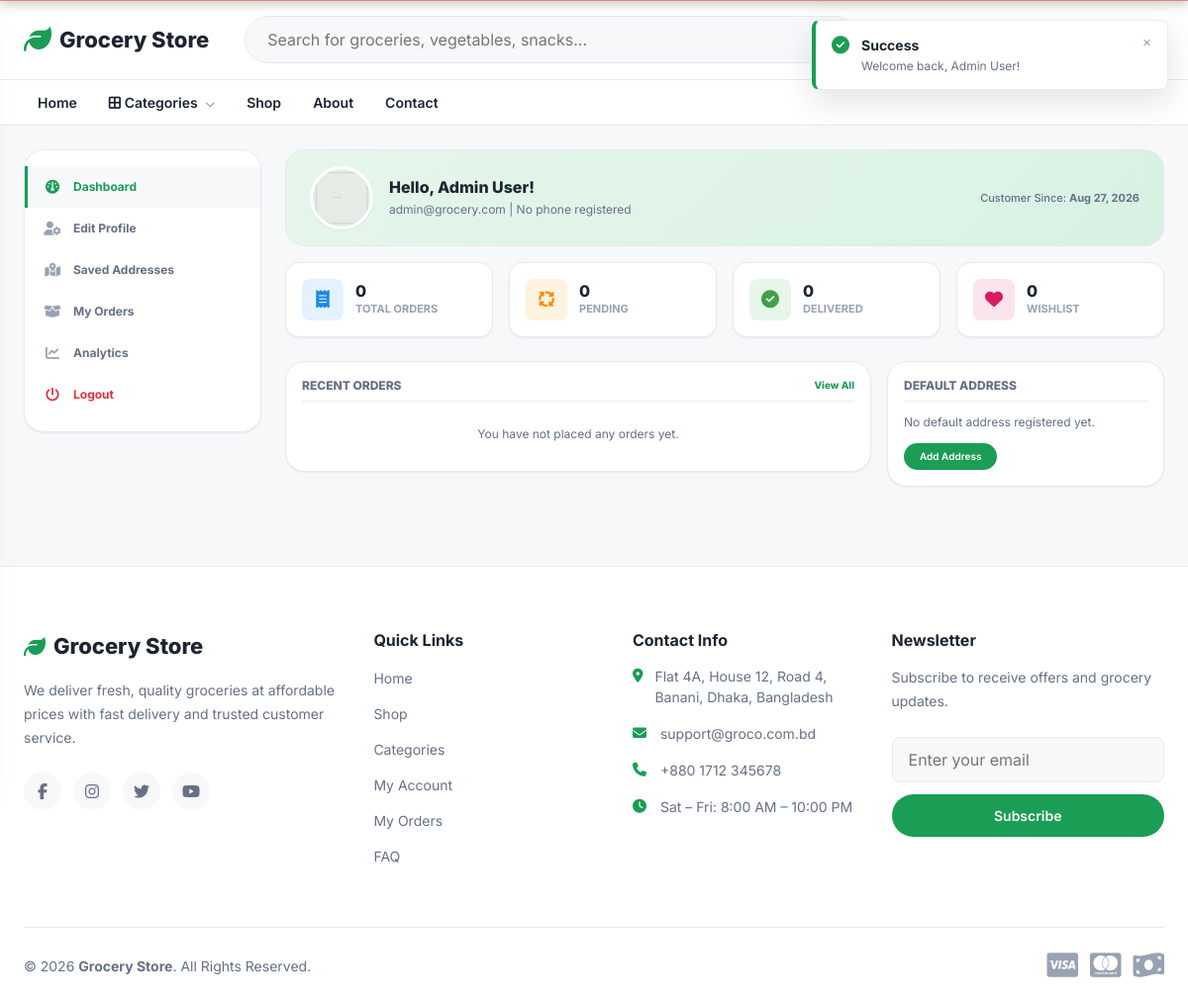
The app's page /account.php (signed in) with its own data.
### tables this page shows
CREATE TABLE `users` (
  `id` int(11) NOT NULL,
  `role_id` int(11) NOT NULL DEFAULT 2,
  `full_name` varchar(100) NOT NULL,
  `username` varchar(50) DEFAULT NULL,
  `email` varchar(150) NOT NULL,
  `phone` varchar(20) DEFAULT NULL,
  `gender` varchar(20) DEFAULT NULL,
  `dob` date DEFAULT NULL,
  `password` varchar(255) NOT NULL,
  `avatar` varchar(255) DEFAULT NULL,
  `wallet_balance` decimal(10,2) DEFAULT 0.00,
  `reward_points` int(11) DEFAULT 0,
  `is_verified` tinyint(1) DEFAULT 0,
  `phone_verified` tinyint(1) DEFAULT 0,
  `email_verified` tinyint(1) DEFAULT 0,
  `is_active` tinyint(1) DEFAULT 1,
  `is_banned` tinyint(1) DEFAULT 0,
  `banned_until` datetime DEFAULT NULL,
  `ban_reason` varchar(255) DEFAULT NULL,
  `remember_token` varchar(255) DEFAULT NULL,
  `failed_logins` int(11) DEFAULT 0,
  `last_password_change` datetime DEFAULT NULL,
  `last_login_at` datetime DEFAULT NULL,
  `created_at` timestamp NOT NULL DEFAULT current_timestamp(),
  `updated_at` timestamp NOT NULL DEFAULT current_timestamp() ON UPDATE current_timestamp(),
  `deleted_at` datetime DEFAULT NULL
);

### public/includes/helpers.php (called while the page is built, shortened)
<?php
function e(?string $value): string
{
    return htmlspecialchars($value ?? '', ENT_QUOTES, 'UTF-8');
}
function image_url(?string $path, string $placeholderCategory = 'ui'): string
{
    $fallbackPath = 'assets/images/' . $placeholderCategory . '/placeholder.png';
    $filePath = PUBLIC_PATH . '/' . $fallbackPath;
    $mtime = file_exists($filePath) ? filemtime($filePath) : time();
    return BASE_URL . '/' . $fallbackPath . '?v=' . $mtime;
}
function url_for(string $page): string
{
    return BASE_URL . '/' . ltrim($page, '/');
}

### public/includes/auth.php (called while the page is built, shortened)
<?php
function is_logged_in(): bool
{
    return !empty($_SESSION['user_id']);
}
function current_user_id(): ?int
{
    return isset($_SESSION['user_id']) ? (int) $_SESSION['user_id'] : null;
}
function current_user(bool $reset = false): ?array
{
    static $cached = null;
    static $resolved = false;
    if ($resolved) {
        return $cached;
    }
    $userId = current_user_id();
    $stmt = db()->prepare(
        'SELECT u.id, u.role_id, u.full_name, u.email, u.phone, u.avatar,
                u.is_verified, u.is_active, r.role_name
         FROM users u
         JOIN roles r ON r.id = u.role_id
         WHERE u.id = :id
         LIMIT 1'
    );
    $stmt->execute(['id' => $userId]);
    $user = $stmt->fetch();
    $cached = $user;
    return $cached;
}
function wishlist_item_count(): int
{
    $stmt = db()->prepare('SELECT COUNT(*) FROM wishlists WHERE user_id = :uid');
    $stmt->execute(['uid' => current_user_id()]);
    return (int) $stmt->fetchColumn();
}

### public/dbconnect.php (called while the page is built, shortened)
<?php
final class Database
{
    private static ?PDO $instance = null;
    public static function getConnection(): PDO
    {
        if (self::$instance === null) {
            $dsn = 'mysql:host=' . DB_HOST . ';dbname=' . DB_NAME . ';charset=' . DB_CHARSET;
            $options = [
                PDO::ATTR_ERRMODE            => PDO::ERRMODE_EXCEPTION,
                PDO::ATTR_DEFAULT_FETCH_MODE => PDO::FETCH_ASSOC,
                PDO::ATTR_EMULATE_PREPARES   => false,
            ];
            try {
                self::$instance = new PDO($dsn, DB_USER, DB_PASS, $options);
                self::$instance->exec("SET time_zone = '+06:00'");
            } catch (PDOException $e) {
                error_log('[DB CONNECTION ERROR] ' . $e->getMessage());
                if (APP_DEBUG) {
                    die('Database connection failed: ' . htmlspecialchars($e->getMessage(), ENT_QUOTES, 'UTF-8'));
                }
                http_response_code(500);
                die('Something went wrong. Please try again later.');
            }
        }
        return self::$instance;
    }
}
function db(): PDO
{
    return Database::getConnection();
}
require_once PUBLIC_PATH . '/includes/helpers.php';
require_once PUBLIC_PATH . '/includes/auth.php';

### public/account.php (the view, shortened to what this page needs)
<?php
require_once __DIR__ . '/dbconnect.php';
$user = current_user();
$userId = (int) $user['id'];
try {
    $pdo = db();
    $totalOrdersStmt = $pdo->prepare('SELECT COUNT(*) FROM orders WHERE user_id = :uid');
    $totalOrdersStmt->execute(['uid' => $userId]);
    $totalOrders = (int) $totalOrdersStmt->fetchColumn();
    $pendingOrdersStmt = $pdo->prepare('SELECT COUNT(*) FROM orders WHERE user_id = :uid AND status = \'pending\'');
    $pendingOrdersStmt->execute(['uid' => $userId]);
    $pendingOrders = (int) $pendingOrdersStmt->fetchColumn();
    $completedOrdersStmt = $pdo->prepare('SELECT COUNT(*) FROM orders WHERE user_id = :uid AND status = \'delivered\'');
    $completedOrdersStmt->execute(['uid' => $userId]);
    $completedOrders = (int) $completedOrdersStmt->fetchColumn();
    $wishlistCount = wishlist_item_count();
    $recentStmt = $pdo->prepare('
        SELECT id, order_number, total_amount, payment_method, status, created_at
        FROM orders
        WHERE user_id = :uid
        ORDER BY created_at DESC
        LIMIT 5
    ');
    $recentStmt->execute(['uid' => $userId]);
    $recentOrders = $recentStmt->fetchAll();
    $addrStmt = $pdo->prepare('
        SELECT * FROM addresses
        WHERE user_id = :uid
        ORDER BY is_default DESC, id DESC
        LIMIT 1
    ');
    $addrStmt->execute(['uid' => $userId]);
    $defaultAddress = $addrStmt->fetch();
} catch (PDOException $e) {
    error_log('[account.php] Error: ' . $e->getMessage());
    if (APP_DEBUG) {
        die('Dashboard Loading Error: ' . htmlspecialchars($e->getMessage()));
    }
}
require_once __DIR__ . '/header.php';
?>
<div class="container" style="margin-top: var(--space-5);">
    <div class="account-layout">
        <aside class="account-sidebar">
            <ul class="account-menu-list">
                <li class="account-menu-item active">
                    <a href="<?= url_for('account.php') ?>"><i class="fas fa-gauge"></i> Dashboard</a>
                </li>
                <li class="account-menu-item">
                    <a href="<?= url_for('profile.php') ?>"><i class="fas fa-user-gear"></i> Edit Profile</a>
                </li>
                <li class="account-menu-item">
                    <a href="<?= url_for('addresses.php') ?>"><i class="fas fa-map-location-dot"></i> Saved Addresses</a>
                </li>
                <li class="account-menu-item">
                    <a href="<?= url_for('orders.php') ?>"><i class="fas fa-box-open"></i> My Orders</a>
                </li>
                <li class="account-menu-item">
                    <a href="<?= url_for('analytics.php') ?>"><i class="fas fa-chart-line"></i> Analytics</a>
                </li>
                <li class="account-menu-item">
                    <a href="<?= url_for('logout.php') ?>" style="color:var(--color-danger);"><i class="fas fa-power-off" style="color:var(--color-danger);"></i> Logout</a>
                </li>
            </ul>
        </aside>
        <main class="account-main-content">
            <div class="welcome-card">
                <div class="welcome-info">
                    <div class="welcome-avatar-wrapper">
                        <?php
                        $avatarUrl = image_url($user['avatar'], 'users');
                        ?>
                        <img class="welcome-avatar" src="<?= e($avatarUrl) ?>" alt="<?= e($user['full_name']) ?>">
                    </div>
                    <div class="welcome-details">
                        <h2>Hello, <?= e($user['full_name']) ?>!</h2>
                        <p><?= e($user['email']) ?> | <?= e($user['phone'] ?? 'No phone registered') ?></p>
                    </div>
                </div>
                <div class="welcome-meta">
                    Customer Since: <strong><?= date('M d, Y', strtotime($user['created_at'] ?? 'now')) ?></strong>
                </div>
            </div>
            <div class="stats-widgets-grid">
                <div class="stats-card">
                    <div class="stats-icon-box total"><i class="fas fa-receipt"></i></div>
                    <div class="stats-info">
                        <span class="stats-value"><?= $totalOrders ?></span>
                        <span class="stats-label">Total Orders</span>
                    </div>
                </div>
                <div class="stats-card">
                    <div class="stats-icon-box pending"><i class="fas fa-arrows-spin"></i></div>
                    <div class="stats-info">
                        <span class="stats-value"><?= $pendingOrders ?></span>
                        <span class="stats-label">Pending</span>
                    </div>
                </div>
                <div class="stats-card">
                    <div class="stats-icon-box completed"><i class="fas fa-circle-check"></i></div>
                    <div class="stats-info">
                        <span class="stats-value"><?= $completedOrders ?></span>
                        <span class="stats-label">Delivered</span>
                    </div>
                </div>
                <div class="stats-card">
                    <div class="stats-icon-box wishlist"><i class="fas fa-heart"></i></div>
                    <div class="stats-info">
                        <span class="stats-value"><?= $wishlistCount ?></span>
                        <span class="stats-label">Wishlist</span>
                    </div>
                </div>
            </div>
            <div class="dashboard-columns">
                <div class="dashboard-card" style="flex: 1;">
                    <h3 class="dashboard-card-title">
                        <span>Recent Orders</span>
                        <a href="<?= url_for('orders.php') ?>" style="font-size:10px; color:var(--color-primary); text-transform:none;">View All</a>
                    </h3>
                    <div class="dashboard-table-wrapper">
                        <?php if (!empty($recentOrders)): ?>
                            <table class="dashboard-table">
                                <thead>
                                    <tr>
                                        <th>Order #</th>
                                        <th>Date</th>
                                        <th>Total</th>
                                        <th>Payment</th>
                                        <th>Status</th>
                                        <th>Actions</th>
                                    </tr>
                                </thead>
                                <tbody>
                                    <?php foreach ($recentOrders as $order):
                                        $statusClass = strtolower($order['status']);
                                        $paymentText = $order['payment_method'] === 'cod' ? 'COD' : ($order['payment_method'] === 'card' ? 'Online' : 'Mobile');
                                    ?>
                                        <tr>
                                            <td><strong><?= e($order['order_number']) ?></strong></td>
                                            <td><?= date('M d, Y', strtotime($order['created_at'])) ?></td>
                                            <td><?= format_price((float)$order['total_amount']) ?></td>
                                            <td><?= $paymentText ?></td>
                                            <td><span class="order-badge <?= $statusClass ?>"><?= e($order['status']) ?></span></td>
                                            <td>
                                                <a href="<?= url_for('order-details.php?id=' . (int)$order['id']) ?>" style="color:var(--color-primary); font-weight:700;">View</a>
                                            </td>
                                        </tr>
                                    <?php endforeach; ?>
                                </tbody>
                            </table>
                        <?php else: ?>
                            <p style="font-size:var(--fs-xs); color:var(--color-text-muted); margin:0; padding: var(--space-3) 0; text-align:center;">You have not placed any orders yet.</p>
                        <?php endif; ?>
                    </div>
                </div>
                <div class="dashboard-card" style="width: 100%;">
                    <h3 class="dashboard-card-title">Default Address</h3>
                    <div class="address-snippet">
                        <?php if ($defaultAddress): ?>
                            <strong><?= e($defaultAddress['recipient_name']) ?></strong><br>
                            <?= e($defaultAddress['phone']) ?><br>
                            <?= e($defaultAddress['address_line1']) ?><?= $defaultAddress['address_line2'] ? ', ' . e($defaultAddress['address_line2']) : '' ?><br>
                            <?= e($defaultAddress['city']) ?><br>
                            <?= e($defaultAddress['country']) ?>
                            <div style="margin-top:var(--space-4);">
                                <a href="<?= url_for('addresses.php') ?>" class="btn btn-secondary" style="font-size:10px; border-radius:var(--radius-pill); padding: 6px 16px; border:none; display:inline-block;">Manage Book</a>
                            </div>
                        <?php else: ?>
                            <p style="margin:0 0 var(--space-3) 0;">No default address registered yet.</p>
                            <a href="<?= url_for('addresses.php') ?>" class="btn btn-primary" style="font-size:10px; border-radius:var(--radius-pill); padding: 6px 16px; border:none; display:inline-block;">Add Address</a>
                        <?php endif; ?>
                    </div>
                </div>
            </div>
        </main>
    </div>
</div>
<?php
require_once __DIR__ . '/footer.php';
?>

### public/assets/css/style.css (style rules this page uses)
:root { --color-primary: #1a9d55; --color-primary-dark: #147a42; --color-primary-light: #e6f6ec; --color-accent: #f5821f; --color-danger: #e0303e; --color-warning: #f2b705; --color-success: #1a9d55; --color-bg: #f7f8fa; --color-surface: #ffffff; --color-border: #e7e9ec; --color-text: #1c2530; --color-text-muted: #667085; --color-text-faint: #98a2b3; --font-base: 'Inter', -apple-system, BlinkMacSystemFont, 'Segoe UI', Roboto, Helvetica, Arial, sans-serif; --fs-xs: 0.75rem; --fs-sm: 0.875rem; --fs-base: 1rem; --fs-md: 1.125rem; --fs-lg: 1.375rem; --fs-xl: 1.75rem; --fs-2xl: 2.25rem; --space-1: 4px; --space-2: 8px; --space-3: 12px; --space-4: 16px; --space-5: 24px; --space-6: 32px; --space-7: 48px; --space-8: 64px; --radius-sm: 8px; --radius-md: 14px; --radius-lg: 20px; --radius-pill: 999px; --shadow-sm: 0 1px 2px rgba(16, 24, 40, 0.06); --shadow-md: 0 4px 16px rgba(16, 24, 40, 0.08); --shadow-lg: 0 12px 32px rgba(16, 24, 40, 0.12); --header-height: 128px; --container-max: 1280px; --transition-fast: 150ms ease; --transition-base: 250ms ease; }
*, *::before, *::after { box-sizing: border-box; }
html { scroll-behavior: smooth; }
body { margin: 0; font-family: var(--font-base); font-size: var(--fs-base); color: var(--color-text); background: var(--color-bg); line-height: 1.5; -webkit-font-smoothing: antialiased; }
img { max-width: 100%; display: block; }
a { color: inherit; text-decoration: none; }
ul, ol { list-style: none; margin: 0; padding: 0; }
h1, h2, h3, h4, h5, h6 { margin: 0; font-weight: 700; line-height: 1.25; }
p { margin: 0 0 var(--space-3); }
.container { width: 100%; max-width: var(--container-max); margin-inline: auto; padding-inline: var(--space-5); }
.btn { display: inline-flex; align-items: center; justify-content: center; gap: var(--space-2); padding: 12px 22px; font-weight: 600; font-size: var(--fs-sm); border-radius: var(--radius-pill); border: 1px solid transparent; transition: background var(--transition-fast), color var(--transition-fast), border-color var(--transition-fast), transform var(--transition-fast); white-space: nowrap; }
.btn-primary { background: var(--color-primary); color: #fff; }

### public/assets/css/accessibility.css (style rules this page uses)
body { text-rendering: optimizeLegibility; -webkit-font-smoothing: antialiased; -moz-osx-font-smoothing: grayscale; }

### records on screen
users: full_name "Admin User", email "admin@grocery.com", phone "No phone registered"

### other values on screen
site_name() "Grocery Store"
t('home') "Home"
t('categories') "Categories"
t('shop') "Shop"
t('about') "About"
t('contact') "Contact"
date('M d, Y', strtotime($user['created_at'] ?? 'now')) "Aug 27, 2026"
$totalOrders "0"
$pendingOrders "0"
$completedOrders "0"
$wishlistCount "0"
t('about_text') "We deliver fresh, quality groceries at affordable prices with fast delivery and trusted customer service."
t('quick_links') "Quick Links"
t('account') "My Account"
t('orders') "My Orders"
